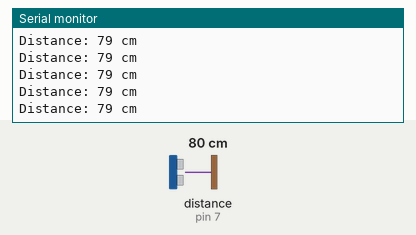
Bench run of a sketch on a simulated Arduino Uno, built with avr-gcc and run on an emulated ATmega328P. On the bench: the last lines printed to the serial monitor. Wiring (inferred from the names in the program): ultrasonic range finder: trigger pin 6; echo pin 7. Inputs (shaded band) come from the test bench; at power-on: distance to the obstacle (sensor on pin 7) 80 cm. The echo pulse lasts 58.3 µs per cm.

Above: at 1.2 s.
1.3 s: distance to the obstacle (sensor on pin 7) set to 120 cm
At 2.0 s:
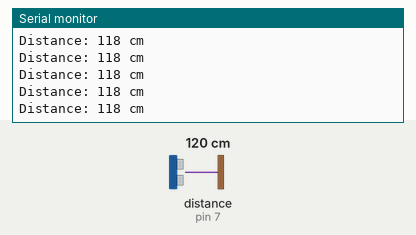
4.3 s: distance to the obstacle (sensor on pin 7) set to 2 cm
At 5.3 s:
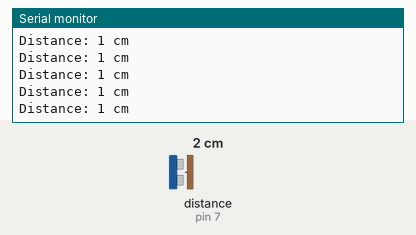
7.3 s: distance to the obstacle (sensor on pin 7) set to 18 cm
At 8.3 s:
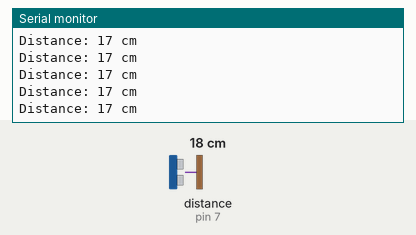
10.3 s: distance to the obstacle (sensor on pin 7) set to 250 cm
At 10.9 s:
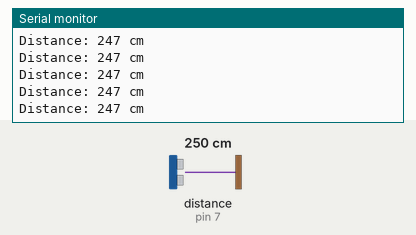
13.3 s: distance to the obstacle (sensor on pin 7) set to 4 cm
At 13.8 s:
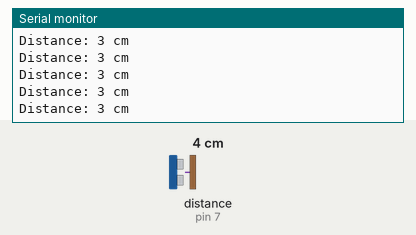
Timing chart, 0 to 16.3 s (numbered marks = the images above; inputs shaded):
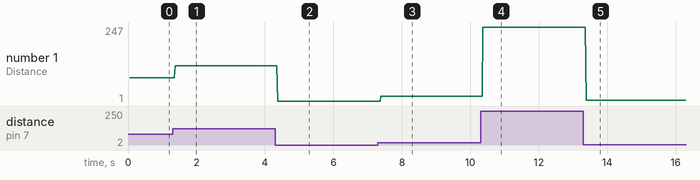

The sketch:

ultrasonic.ino
```cpp
#define echoPin 7
#define trigPin 6
long duration;
int distance;
void setup()
{
pinMode(trigPin, OUTPUT);
pinMode(echoPin, INPUT);
Serial.begin(9600);
Serial.println("Ultrasonic Sensor Test");
Serial.println("with Arduino UNO R3"); }
void loop()
{
digitalWrite(trigPin, LOW);
delayMicroseconds(2);
digitalWrite(trigPin, HIGH);
delayMicroseconds(10);
digitalWrite(trigPin, LOW);
duration = pulseIn(echoPin, HIGH);
distance = duration * 0.034 / 2;
Serial.print("Distance: ");
Serial.print(distance);
Serial.println(" cm");
}
```

Measured:
- after the input at 1.3 s, the serial monitor: prints a new line after 0.07 s (image 1)
- after the input at 4.3 s, the serial monitor: prints a new line after 0.07 s (image 2)
- after the input at 7.3 s, the serial monitor: prints a new line after 0.08 s (image 3)
- after the input at 10.3 s, the serial monitor: prints a new line after 0.07 s (image 4)
- after the input at 13.3 s, the serial monitor: prints a new line after 0.08 s (image 5)
- plotted number 1: 79 → 118 after the input at 1.3 s, 118 → 1 after the input at 4.3 s, 1 → 17 after the input at 7.3 s, 17 → 247 after the input at 10.3 s, 247 → 3 after the input at 13.3 s
